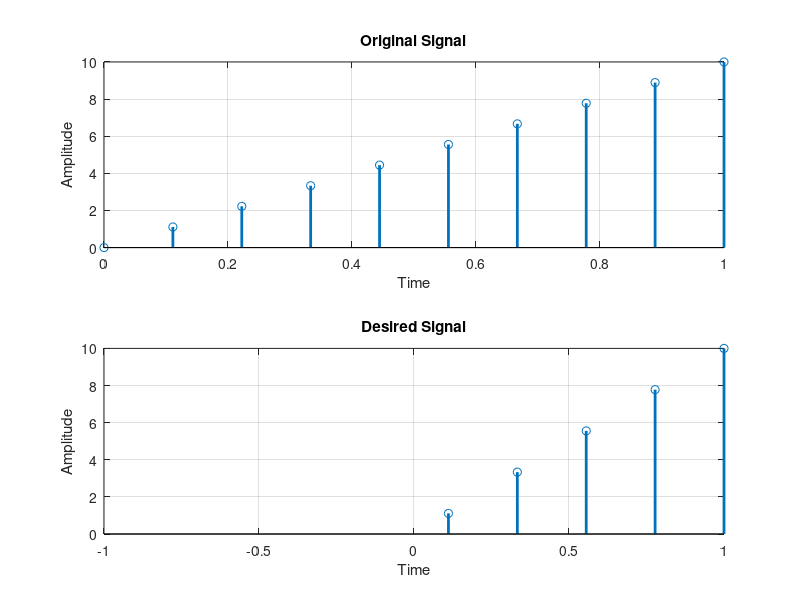

This chart was generated by the following MATLAB code:
% Original signal
original_signal = linspace(0, 10, 10);

% Time vector for the original signal
original_time = linspace(0, 1, 10);

% New time vector for the desired signal
desired_time = linspace(-1, 1, 10);

% Interpolate the original signal to match the new time vector
desired_signal = interp1(original_time, original_signal, desired_time);

% Plotting
figure;
subplot(2,1,1);
stem(original_time, original_signal, 'LineWidth', 2);
title('Original Signal');
xlabel('Time');
ylabel('Amplitude');
grid on;

subplot(2,1,2);
stem(desired_time, desired_signal, 'LineWidth', 2);
title('Desired Signal');
xlabel('Time');
ylabel('Amplitude');
grid on;
